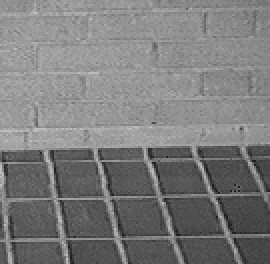
#> input picture DIP_作业/DIP/第二次作业/Chapter2_1.pgm, 135 x 132 px (shown 2 times larger)
$ python Chazhi.py
#> lines starting #> are read from the running program, lines starting #| are printed output that depends on the picture
import cv2

if __name__ == "__main__":
    img = cv2.imread(r'Chapter2_1.pgm', cv2.IMREAD_UNCHANGED)
#> img is the input picture: shape (132, 135); min 31, max 189, mean 123.6

    print('Original Dimensions : ', img.shape)
#| Original Dimensions :  (132, 135)

    scale_percent = 30  # percent of original size
    width = int(img.shape[1] * scale_percent / 100)
#> width = 40
    height = int(img.shape[0] * scale_percent / 100)
#> height = 39
    dim = (width, height)
#> dim = (40, 39)
    # resize image
    resized = cv2.resize(img, dim, interpolation=cv2.INTER_LINEAR)
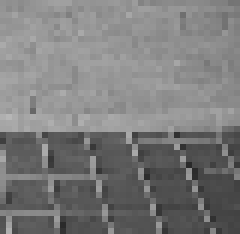
#> resized: shape (39, 40) (shown 6 times larger); min 42, max 182, mean 123.6

    fx = 5.0
    fy = 5.0

    resized1 = cv2.resize(resized, dsize=None, fx=fx, fy=fy, interpolation=cv2.INTER_NEAREST)

    resized2 = cv2.resize(resized, dsize=None, fx=fx, fy=fy, interpolation=cv2.INTER_LINEAR)
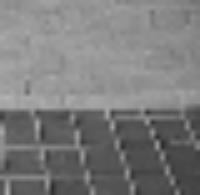
#> resized2: shape (195, 200); min 42, max 182, mean 123.5

    resized3 = cv2.resize(resized, dsize=None, fx=fx, fy=fy, interpolation=cv2.INTER_CUBIC)
    print('Resized Dimensions : ', resized.shape)
#| Resized Dimensions :  (39, 40)

    cv2.imshow("Resized image", resized)
    cv2.imshow("NEAREST image", resized1)
    cv2.imshow("LINEAR image", resized2)
    cv2.imshow("CUBIC image", resized3)
    cv2.waitKey(0)
    cv2.destroyAllWindows()
